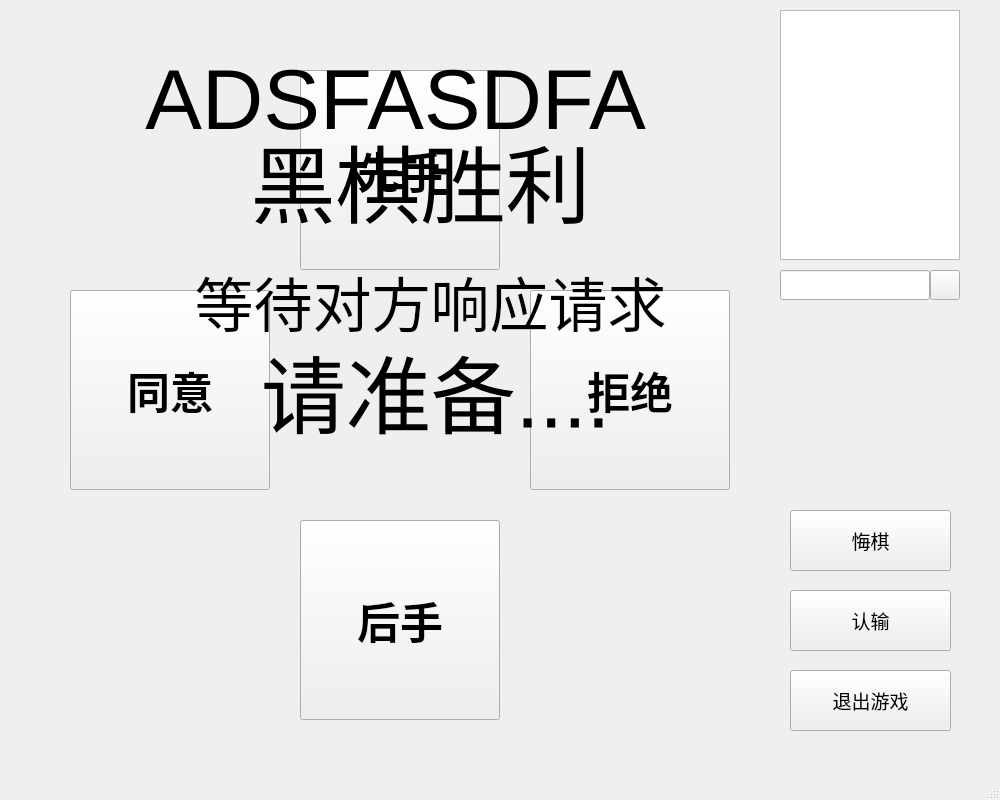
<?xml version="1.0" encoding="UTF-8"?>
<ui version="4.0">
 <class>gobang_internet</class>
 <widget class="QMainWindow" name="gobang_internet">
  <property name="geometry">
   <rect>
    <x>0</x>
    <y>0</y>
    <width>1000</width>
    <height>800</height>
   </rect>
  </property>
  <property name="minimumSize">
   <size>
    <width>1000</width>
    <height>800</height>
   </size>
  </property>
  <property name="maximumSize">
   <size>
    <width>1000</width>
    <height>800</height>
   </size>
  </property>
  <property name="windowTitle">
   <string>MainWindow</string>
  </property>
  <widget class="QWidget" name="centralwidget">
   <widget class="QStackedWidget" name="stackedWidget">
    <property name="geometry">
     <rect>
      <x>750</x>
      <y>0</y>
      <width>250</width>
      <height>800</height>
     </rect>
    </property>
    <property name="minimumSize">
     <size>
      <width>250</width>
      <height>800</height>
     </size>
    </property>
    <property name="maximumSize">
     <size>
      <width>250</width>
      <height>800</height>
     </size>
    </property>
    <property name="currentIndex">
     <number>1</number>
    </property>
    <widget class="QWidget" name="page">
     <widget class="QLabel" name="opponentLabel">
      <property name="geometry">
       <rect>
        <x>50</x>
        <y>10</y>
        <width>150</width>
        <height>150</height>
       </rect>
      </property>
      <property name="text">
       <string/>
      </property>
     </widget>
     <widget class="QLabel" name="prepareStateLabel">
      <property name="geometry">
       <rect>
        <x>40</x>
        <y>180</y>
        <width>150</width>
        <height>30</height>
       </rect>
      </property>
      <property name="font">
       <font>
        <pointsize>24</pointsize>
        <weight>75</weight>
        <bold>true</bold>
       </font>
      </property>
      <property name="text">
       <string>未准备</string>
      </property>
      <property name="alignment">
       <set>Qt::AlignCenter</set>
      </property>
     </widget>
     <widget class="QLabel" name="ipLabel">
      <property name="geometry">
       <rect>
        <x>0</x>
        <y>230</y>
        <width>250</width>
        <height>30</height>
       </rect>
      </property>
      <property name="font">
       <font>
        <pointsize>16</pointsize>
        <weight>50</weight>
        <italic>true</italic>
        <bold>false</bold>
       </font>
      </property>
      <property name="text">
       <string>IP: </string>
      </property>
      <property name="alignment">
       <set>Qt::AlignCenter</set>
      </property>
     </widget>
     <widget class="QLabel" name="fdLabel">
      <property name="geometry">
       <rect>
        <x>0</x>
        <y>270</y>
        <width>250</width>
        <height>30</height>
       </rect>
      </property>
      <property name="font">
       <font>
        <pointsize>16</pointsize>
        <weight>50</weight>
        <italic>true</italic>
        <bold>false</bold>
       </font>
      </property>
      <property name="text">
       <string>FD: </string>
      </property>
      <property name="alignment">
       <set>Qt::AlignCenter</set>
      </property>
     </widget>
     <widget class="QPushButton" name="prepareBtn">
      <property name="geometry">
       <rect>
        <x>40</x>
        <y>440</y>
        <width>161</width>
        <height>61</height>
       </rect>
      </property>
      <property name="font">
       <font>
        <family>微软雅黑</family>
        <pointsize>14</pointsize>
       </font>
      </property>
      <property name="text">
       <string>准备</string>
      </property>
     </widget>
     <widget class="QPushButton" name="exitRoomBtn">
      <property name="geometry">
       <rect>
        <x>40</x>
        <y>580</y>
        <width>161</width>
        <height>61</height>
       </rect>
      </property>
      <property name="font">
       <font>
        <family>微软雅黑</family>
        <pointsize>14</pointsize>
       </font>
      </property>
      <property name="text">
       <string>退出房间</string>
      </property>
     </widget>
    </widget>
    <widget class="QWidget" name="page_2">
     <widget class="QPushButton" name="regretBtn">
      <property name="geometry">
       <rect>
        <x>40</x>
        <y>510</y>
        <width>161</width>
        <height>61</height>
       </rect>
      </property>
      <property name="font">
       <font>
        <family>微软雅黑</family>
        <pointsize>14</pointsize>
       </font>
      </property>
      <property name="text">
       <string>悔棋</string>
      </property>
     </widget>
     <widget class="QPushButton" name="loseBtn">
      <property name="geometry">
       <rect>
        <x>40</x>
        <y>590</y>
        <width>161</width>
        <height>61</height>
       </rect>
      </property>
      <property name="font">
       <font>
        <family>微软雅黑</family>
        <pointsize>14</pointsize>
       </font>
      </property>
      <property name="text">
       <string>认输</string>
      </property>
     </widget>
     <widget class="QPushButton" name="quitBtn">
      <property name="geometry">
       <rect>
        <x>40</x>
        <y>670</y>
        <width>161</width>
        <height>61</height>
       </rect>
      </property>
      <property name="font">
       <font>
        <family>微软雅黑</family>
        <pointsize>14</pointsize>
       </font>
      </property>
      <property name="text">
       <string>退出游戏</string>
      </property>
     </widget>
     <widget class="QTextEdit" name="LE_recv">
      <property name="geometry">
       <rect>
        <x>30</x>
        <y>10</y>
        <width>180</width>
        <height>250</height>
       </rect>
      </property>
      <property name="readOnly">
       <bool>true</bool>
      </property>
     </widget>
     <widget class="QLineEdit" name="LE_send">
      <property name="geometry">
       <rect>
        <x>30</x>
        <y>270</y>
        <width>150</width>
        <height>30</height>
       </rect>
      </property>
     </widget>
     <widget class="QPushButton" name="sendBtn">
      <property name="geometry">
       <rect>
        <x>180</x>
        <y>270</y>
        <width>30</width>
        <height>30</height>
       </rect>
      </property>
      <property name="styleSheet">
       <string notr="true">background-image:url(:/res/BackGround2.png)</string>
      </property>
      <property name="text">
       <string/>
      </property>
     </widget>
     <widget class="QLabel" name="playerLabel">
      <property name="geometry">
       <rect>
        <x>60</x>
        <y>310</y>
        <width>100</width>
        <height>100</height>
       </rect>
      </property>
      <property name="text">
       <string/>
      </property>
     </widget>
     <widget class="QLabel" name="msgLabel">
      <property name="geometry">
       <rect>
        <x>30</x>
        <y>420</y>
        <width>180</width>
        <height>50</height>
       </rect>
      </property>
      <property name="font">
       <font>
        <pointsize>14</pointsize>
       </font>
      </property>
      <property name="text">
       <string/>
      </property>
      <property name="alignment">
       <set>Qt::AlignCenter</set>
      </property>
     </widget>
    </widget>
   </widget>
   <widget class="QLabel" name="roomNameLabel">
    <property name="geometry">
     <rect>
      <x>170</x>
      <y>10</y>
      <width>471</width>
      <height>31</height>
     </rect>
    </property>
    <property name="font">
     <font>
      <family>华文琥珀</family>
      <pointsize>12</pointsize>
     </font>
    </property>
    <property name="text">
     <string/>
    </property>
   </widget>
   <widget class="QPushButton" name="refuseBtn">
    <property name="geometry">
     <rect>
      <x>530</x>
      <y>290</y>
      <width>200</width>
      <height>200</height>
     </rect>
    </property>
    <property name="font">
     <font>
      <pointsize>32</pointsize>
      <weight>75</weight>
      <bold>true</bold>
     </font>
    </property>
    <property name="styleSheet">
     <string notr="true">background-image:url(:/res/BackGround2.png)</string>
    </property>
    <property name="text">
     <string>拒绝</string>
    </property>
   </widget>
   <widget class="QPushButton" name="agreeBtn">
    <property name="geometry">
     <rect>
      <x>70</x>
      <y>290</y>
      <width>200</width>
      <height>200</height>
     </rect>
    </property>
    <property name="font">
     <font>
      <pointsize>32</pointsize>
      <weight>75</weight>
      <bold>true</bold>
     </font>
    </property>
    <property name="styleSheet">
     <string notr="true">background-image:url(:/res/BackGround2.png)</string>
    </property>
    <property name="text">
     <string>同意</string>
    </property>
   </widget>
   <widget class="QPushButton" name="blackBtn">
    <property name="geometry">
     <rect>
      <x>300</x>
      <y>70</y>
      <width>200</width>
      <height>200</height>
     </rect>
    </property>
    <property name="font">
     <font>
      <pointsize>32</pointsize>
      <weight>75</weight>
      <bold>true</bold>
     </font>
    </property>
    <property name="styleSheet">
     <string notr="true">background-image:url(:/res/BackGround2.png)</string>
    </property>
    <property name="text">
     <string>先手</string>
    </property>
   </widget>
   <widget class="QPushButton" name="whiteBtn">
    <property name="geometry">
     <rect>
      <x>300</x>
      <y>520</y>
      <width>200</width>
      <height>200</height>
     </rect>
    </property>
    <property name="font">
     <font>
      <pointsize>32</pointsize>
      <weight>75</weight>
      <bold>true</bold>
     </font>
    </property>
    <property name="styleSheet">
     <string notr="true">background-image:url(:/res/BackGround2.png)</string>
    </property>
    <property name="text">
     <string>后手</string>
    </property>
   </widget>
   <widget class="QLabel" name="prepareLabel">
    <property name="geometry">
     <rect>
      <x>70</x>
      <y>290</y>
      <width>731</width>
      <height>201</height>
     </rect>
    </property>
    <property name="font">
     <font>
      <pointsize>64</pointsize>
      <italic>false</italic>
     </font>
    </property>
    <property name="text">
     <string>请准备....</string>
    </property>
    <property name="alignment">
     <set>Qt::AlignCenter</set>
    </property>
   </widget>
   <widget class="QLabel" name="answerLabel">
    <property name="geometry">
     <rect>
      <x>20</x>
      <y>0</y>
      <width>751</width>
      <height>200</height>
     </rect>
    </property>
    <property name="font">
     <font>
      <pointsize>64</pointsize>
      <italic>false</italic>
     </font>
    </property>
    <property name="text">
     <string>ADSFASDFA</string>
    </property>
    <property name="alignment">
     <set>Qt::AlignCenter</set>
    </property>
   </widget>
   <widget class="QLabel" name="victoryLabel">
    <property name="geometry">
     <rect>
      <x>120</x>
      <y>80</y>
      <width>601</width>
      <height>200</height>
     </rect>
    </property>
    <property name="font">
     <font>
      <pointsize>64</pointsize>
      <italic>false</italic>
     </font>
    </property>
    <property name="text">
     <string>黑棋胜利</string>
    </property>
    <property name="alignment">
     <set>Qt::AlignCenter</set>
    </property>
   </widget>
   <widget class="QLabel" name="waitLabel">
    <property name="geometry">
     <rect>
      <x>40</x>
      <y>180</y>
      <width>781</width>
      <height>241</height>
     </rect>
    </property>
    <property name="font">
     <font>
      <pointsize>44</pointsize>
      <italic>false</italic>
     </font>
    </property>
    <property name="text">
     <string>等待对方响应请求</string>
    </property>
    <property name="alignment">
     <set>Qt::AlignCenter</set>
    </property>
   </widget>
  </widget>
  <widget class="QMenuBar" name="menubar">
   <property name="geometry">
    <rect>
     <x>0</x>
     <y>0</y>
     <width>1000</width>
     <height>23</height>
    </rect>
   </property>
  </widget>
  <widget class="QStatusBar" name="statusbar"/>
 </widget>
 <resources/>
 <connections/>
</ui>
